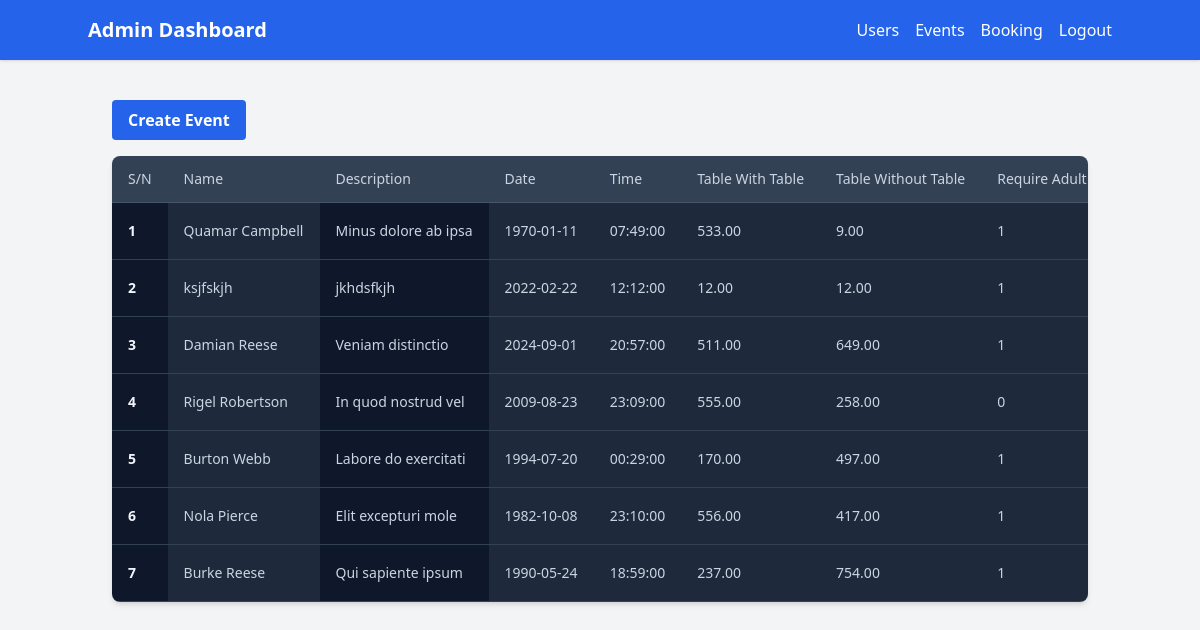
The page /events (signed in) on the database its author committed.
### tables this page shows
CREATE TABLE IF NOT EXISTS `events` (
  `id` int NOT NULL AUTO_INCREMENT,
  `name` varchar(255) NOT NULL,
  `description` text NOT NULL,
  `date` date NOT NULL,
  `time` time NOT NULL,
  `price_with_table` decimal(10,2) NOT NULL,
  `price_without_table` decimal(10,2) NOT NULL,
  `requires_adult` tinyint(1) DEFAULT '0',
  `seat_limit` int NOT NULL,
  `created_at` timestamp NULL DEFAULT CURRENT_TIMESTAMP,
  `updated_at` timestamp NULL DEFAULT CURRENT_TIMESTAMP ON UPDATE CURRENT_TIMESTAMP,
  PRIMARY KEY (`id`)
);

### controllers/admin/EventController.php (called while the page is built, shortened)
<?php
require_once 'models/Event.php';
class EventController
{
    public function __construct()
    {
        $this->event = new Event();
    }
    public function index(): void
    {
        $events = $this->event->getAllEvents();
        include 'views/admin/event/events.php';
    }
}

### models/Event.php (called while the page is built, shortened)
<?php
require_once 'config/connection.php';
class Event
{
    public function getAllEvents(): array
    {
        global $conn;
        $stmt = $conn->prepare("SELECT id, name, description, date, time, price_with_table, price_without_table, requires_adult, seat_limit, created_at, updated_at FROM events");
        if ($stmt->execute()) {
            $result = $stmt->get_result();
            if ($result->num_rows > 0) {
                return $result->fetch_all(MYSQLI_ASSOC);
            }
            return [];
        }
        return [];
    }
}

### views/admin/event/events.php (the view, shortened to what this page needs)
<!DOCTYPE html>
<html lang="en">
<head>
    <script src="https://cdn.tailwindcss.com"></script>
</head>
<body class="bg-gray-100">
    <?php
    include_once "views/components/admin-navbar.php";
    ?>
    <div class="container mx-auto py-10 px-6">
        <a href="create-event"
            class="inline-block bg-blue-600 text-white font-bold py-2 px-4 rounded hover:bg-blue-700 mb-4">
            Create Event
        </a>
        <div
            class="relative flex flex-col w-full h-full overflow-scroll text-slate-300 bg-slate-800 shadow-md rounded-lg bg-clip-border">
            <table class="w-full text-left table-auto min-w-max">
                <thead>
                    <tr>
                        <th class="p-4 border-b border-slate-600 bg-slate-700">
                            <p class="text-sm font-normal leading-none text-slate-300">
                                S/N
                            </p>
                        </th>
                        <th class="p-4 border-b border-slate-600 bg-slate-700">
                            <p class="text-sm font-normal leading-none text-slate-300">
                                Name
                            </p>
                        </th>
                        <th class="p-4 border-b border-slate-600 bg-slate-700">
                            <p class="text-sm font-normal leading-none text-slate-300">
                                Description
                            </p>
                        </th>
                        <th class="p-4 border-b border-slate-600 bg-slate-700">
                            <p class="text-sm font-normal leading-none text-slate-300">
                                Date
                            </p>
                        </th>
                        <th class="p-4 border-b border-slate-600 bg-slate-700">
                            <p class="text-sm font-normal leading-none text-slate-300">
                                Time
                            </p>
                        </th>
                        <th class="p-4 border-b border-slate-600 bg-slate-700">
                            <p class="text-sm font-normal leading-none text-slate-300">
                                Table With Table
                            </p>
                        </th>
                        <th class="p-4 border-b border-slate-600 bg-slate-700">
                            <p class="text-sm font-normal leading-none text-slate-300">
                                Table Without Table
                            </p>
                        </th>
                        <th class="p-4 border-b border-slate-600 bg-slate-700">
                            <p class="text-sm font-normal leading-none text-slate-300">
                                Require Adult
                            </p>
                        </th>
                    </tr>
                </thead>
                <tbody>
                    <?php
                    $sn = 1;
                    foreach ($events as $event):
                    ?>
                    <tr class="hover:bg-slate-700">
                        <td class="p-4 w-1 border-b border-slate-700 bg-slate-900">
                            <p class="text-sm text-slate-100 font-semibold">
                                <?php echo htmlspecialchars($sn); ?>
                            </p>
                        </td>
                        <td class="p-4 border-b border-slate-700 bg-slate-800">
                            <p class="text-sm text-slate-300">
                                <?php echo htmlspecialchars($event['name']); ?>
                            </p>
                        </td>
                        <td class="p-4 border-b border-slate-700 bg-slate-900">
                            <p class="text-sm text-slate-300">
                                <?php echo htmlspecialchars($event['description']); ?>
                            </p>
                        </td>
                        <td class="p-4 border-b border-slate-700 bg-slate-800">
                            <p class="text-sm text-slate-300">
                                <?php echo htmlspecialchars($event['date']); ?>
                            </p>
                        </td>
                        <td class="p-4 border-b border-slate-700 bg-slate-800">
                            <p class="text-sm text-slate-300">
                                <?php echo htmlspecialchars($event['time']); ?>
                            </p>
                        </td>
                        <td class="p-4 border-b border-slate-700 bg-slate-800">
                            <p class="text-sm text-slate-300">
                                <?php echo htmlspecialchars($event['price_with_table']); ?>
                            </p>
                        </td>
                        <td class="p-4 border-b border-slate-700 bg-slate-800">
                            <p class="text-sm text-slate-300">
                                <?php echo htmlspecialchars($event['price_without_table']); ?>
                            </p>
                        </td>
                        <td class="p-4 border-b border-slate-700 bg-slate-800">
                            <p class="text-sm text-slate-300">
                                <?php echo htmlspecialchars($event['requires_adult']); ?>
                            </p>
                        </td>
                    </tr>
                    <?php
                        $sn++;
                    endforeach;
                    ?>
                </tbody>
            </table>
        </div>
    </div>
</body>
</html>

### rows shown on the page
events: name "Quamar Campbell", description "Minus dolore ab ipsa", date "1970-01-11", time "07:49:00", price_with_table "533.00", price_without_table "9.00", requires_adult "1"
events: name "ksjfskjh", description "jkhdsfkjh", date "2022-02-22", time "12:12:00", price_with_table "12.00", price_without_table "12.00", requires_adult "1"
events: name "Damian Reese", description "Veniam distinctio", date "2024-09-01", time "20:57:00", price_with_table "511.00", price_without_table "649.00", requires_adult "1"
events: name "Rigel Robertson", description "In quod nostrud vel", date "2009-08-23", time "23:09:00", price_with_table "555.00", price_without_table "258.00", requires_adult "0"
events: name "Burton Webb", description "Labore do exercitati", date "1994-07-20", time "00:29:00", price_with_table "170.00", price_without_table "497.00", requires_adult "1"
events: name "Nola Pierce", description "Elit excepturi mole", date "1982-10-08", time "23:10:00", price_with_table "556.00", price_without_table "417.00", requires_adult "1"
events: name "Burke Reese", description "Qui sapiente ipsum", date "1990-05-24", time "18:59:00", price_with_table "237.00", price_without_table "754.00", requires_adult "1"
